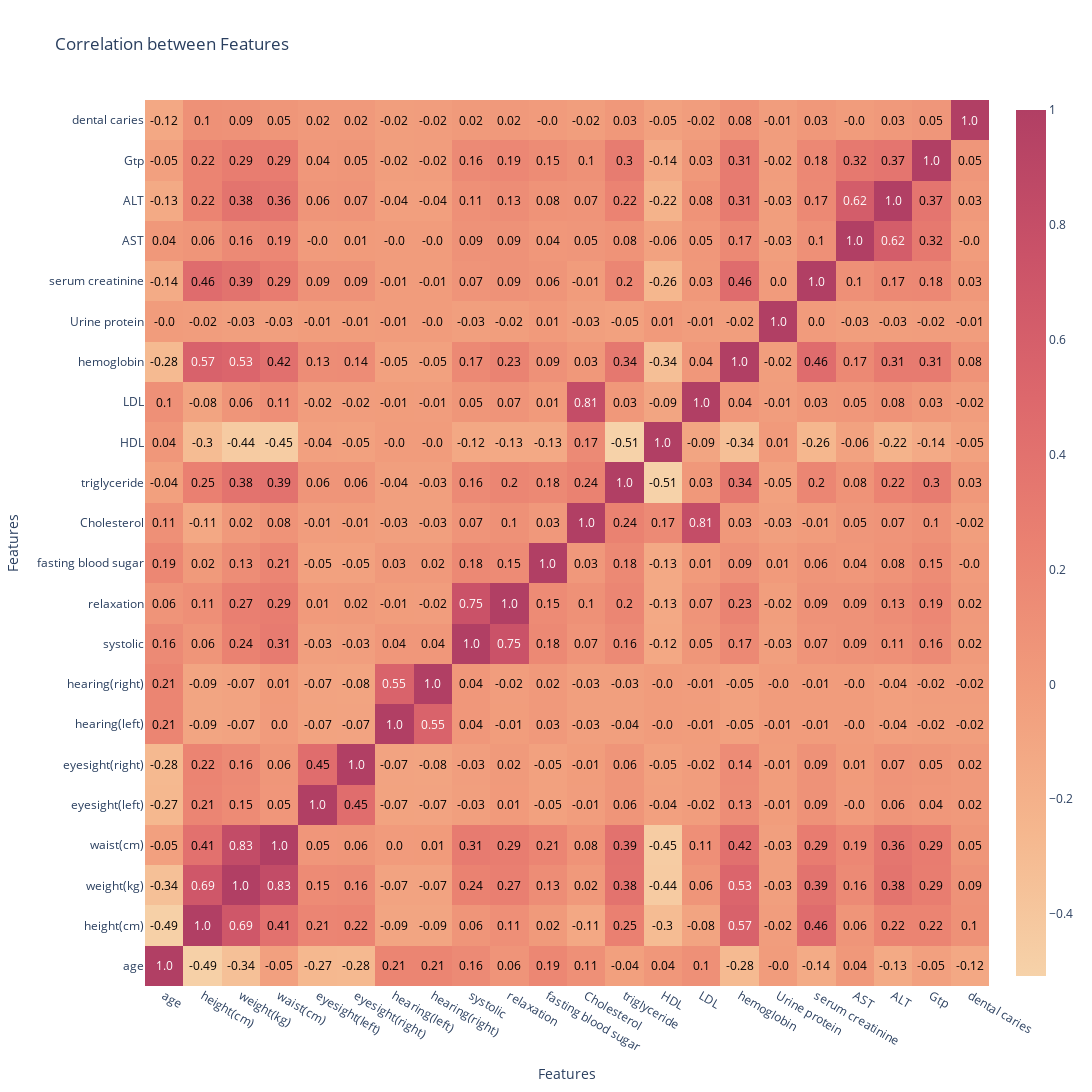

The notebook cell saved with this chart:
### Markdown cell above
In this graph, we're looking at the correlation between smoking and other variables. The higher the number, the stronger the relationship between the variable and smoking, which means the model will consider these variables more when predicting smoking behavior. On the flip side, variables like hearing, urine, and ID have correlation values close to zero, indicating little to no connection with smoking. Understanding these correlations is vital because variables with weak correlations might not contribute much to the model's predictive power and could potentially introduce noise.

### Code cell
features_df = train.drop(['smoking', 'id'], axis=1)

correlation_matrix = features_df.corr()

# Define a better colorscale
colorscale = 'redor' 

# Create a list to store the annotation text
annotations = []
for i, row in enumerate(correlation_matrix.values):
    for j, value in enumerate(row):
        annotations.append(dict(text=str(round(value, 2)),
                                x=correlation_matrix.columns[j],
                                y=correlation_matrix.index[i],
                                xref='x1',
                                yref='y1',
                                font=dict(color='white' if value > 0.5 else 'black'),  # Adjust font color based on correlation strength
                                showarrow=False))

fig = go.Figure(data=go.Heatmap(
    z=correlation_matrix.values,
    x=correlation_matrix.columns,
    y=correlation_matrix.index,
    colorscale=colorscale,
    hoverongaps=False,
))

# Add the annotations to the figure layout
fig.update_layout(
    title='Correlation between Features',
    xaxis=dict(title='Features'),
    yaxis=dict(title='Features'),
    height=1200,
    width=1200,
    autosize=False,
    annotations=annotations
)

fig.show()
